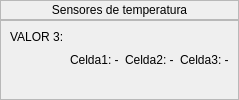
                  <widget class="QWidget" name="page_info3">
                   <layout class="QVBoxLayout" name="verticalLayout_18">
                    <property name="spacing">
                     <number>0</number>
                    </property>
                    <property name="leftMargin">
                     <number>0</number>
                    </property>
                    <property name="topMargin">
                     <number>0</number>
                    </property>
                    <property name="rightMargin">
                     <number>0</number>
                    </property>
                    <property name="bottomMargin">
                     <number>0</number>
                    </property>
                    <item>
                     <widget class="QFrame" name="frame_inf1_3">
                      <property name="minimumSize">
                       <size>
                        <width>0</width>
                        <height>20</height>
                       </size>
                      </property>
                      <property name="frameShape">
                       <enum>QFrame::StyledPanel</enum>
                      </property>
                      <property name="frameShadow">
                       <enum>QFrame::Raised</enum>
                      </property>
                      <layout class="QHBoxLayout" name="horizontalLayout_6">
                       <property name="spacing">
                        <number>0</number>
                       </property>
                       <property name="leftMargin">
                        <number>0</number>
                       </property>
                       <property name="topMargin">
                        <number>0</number>
                       </property>
                       <property name="rightMargin">
                        <number>0</number>
                       </property>
                       <property name="bottomMargin">
                        <number>0</number>
                       </property>
                       <item>
                        <widget class="QLabel" name="label_info1_3">
                         <property name="text">
                          <string>Sensores de temperatura</string>
                         </property>
                         <property name="alignment">
                          <set>Qt::AlignCenter</set>
                         </property>
                        </widget>
                       </item>
                      </layout>
                     </widget>
                    </item>
                    <item>
                     <widget class="QFrame" name="frame_inf2_3">
                      <property name="sizePolicy">
                       <sizepolicy hsizetype="Preferred" vsizetype="Expanding">
                        <horstretch>0</horstretch>
                        <verstretch>0</verstretch>
                       </sizepolicy>
                      </property>
                      <property name="frameShape">
                       <enum>QFrame::StyledPanel</enum>
                      </property>
                      <property name="frameShadow">
                       <enum>QFrame::Raised</enum>
                      </property>
                      <layout class="QHBoxLayout" name="horizontalLayout_39">
                       <item>
                        <widget class="QLabel" name="label_info2_3">
                         <property name="text">
                          <string>VALOR 3:</string>
                         </property>
                         <property name="alignment">
                          <set>Qt::AlignLeading|Qt::AlignLeft|Qt::AlignTop</set>
                         </property>
                        </widget>
                       </item>
                       <item>
                        <widget class="QLabel" name="label_3_1">
                         <property name="text">
                          <string>Celda1: -</string>
                         </property>
                        </widget>
                       </item>
                       <item>
                        <widget class="QLabel" name="label_3_2">
                         <property name="text">
                          <string>Celda2: -</string>
                         </property>
                        </widget>
                       </item>
                       <item>
                        <widget class="QLabel" name="label_3_3">
                         <property name="text">
                          <string>Celda3: -</string>
                         </property>
                        </widget>
                       </item>
                      </layout>
                     </widget>
                    </item>
                   </layout>
                  </widget>
